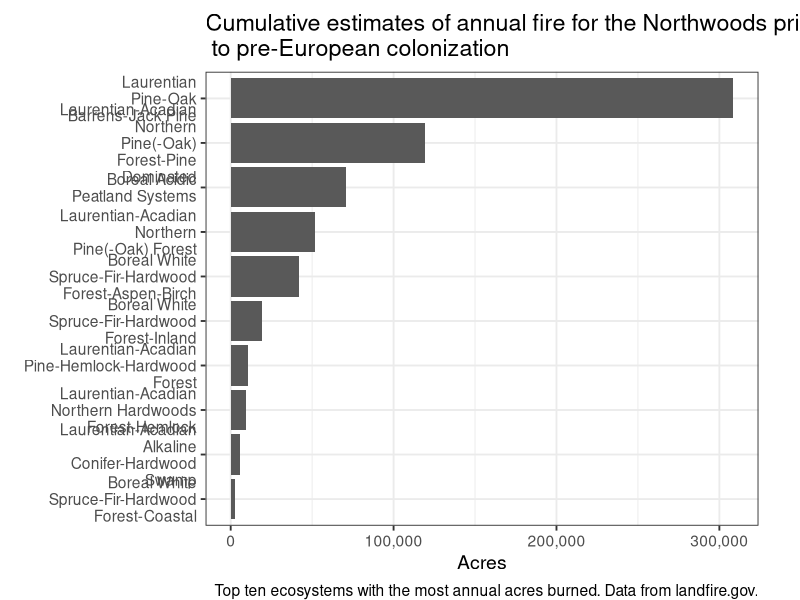

The R source for this figure:
## ---- chunk 1
#| message: false
#| warning: false
#| echo: false
#| fig.height: 10
#| fig.width: 10


# Set up ----


library(knitr)
library(kableExtra)

library(scales)
library(tidyverse)

options(scipen = 999)

bps_data <- read_csv("inputs/bps_nwds.csv")

# Wrangle data ----

exclude_types <- c("Fill-Not Mapped", 
                   "Barren-Rock/Sand/Clay", 
                   "Great Lakes Coastal Marsh Systems", 
                   "Open Water")

bps_data <- bps_data |>
  filter(!BPS_NAME %in% exclude_types) 


annual_fire <- bps_data |>
  mutate(across(everything(), ~replace(., . == -9999, 0))) |>
  mutate(Annual_Fire_Acres = (1 / FRI_ALLFIR) * ACRES) |>
  group_by(BPS_NAME) |>
  summarise(
    mean_FRI_REPLAC = round(mean(FRI_REPLAC, na.rm = TRUE)),
    mean_FRI_MIXED = round(mean(FRI_MIXED, na.rm = TRUE)),
    mean_FRI_SURFAC = round(mean(FRI_SURFAC, na.rm = TRUE)),
    Total_Annual_Fire_Acres = round(sum(Annual_Fire_Acres, na.rm = TRUE)),
    Total_Acres = round(sum(ACRES, na.rm = TRUE))) |>
  rename(
    Mean_Replacement_FRI = mean_FRI_REPLAC,
    Mean_Mixed_FRI = mean_FRI_MIXED,
    Mean_Surface_FRI = mean_FRI_SURFAC)|>
  arrange(desc(Total_Acres)) 


annual_fire_top_10 <- annual_fire |>
  top_n(n = 10, wt = Total_Acres) |>
  arrange(desc(Total_Acres)) 

# Make chart ----
annual_fire_chart <- 
  ggplot(data = annual_fire_top_10, 
                aes(x = reorder(BPS_NAME, Total_Annual_Fire_Acres), 
                y = Total_Annual_Fire_Acres)) +
  geom_bar(stat = "identity") +
  labs(
    title = "Cumulative estimates of annual fire for the Northwoods prior \n to pre-European colonization",
    caption = "Top ten ecosystems with the most annual acres burned. Data from landfire.gov.",
    x = "",
    y = "Acres") +
  scale_x_discrete(labels = function(x) str_wrap(x, width = 18)) +
  scale_y_continuous(name = 'Acres', labels = comma) +
  coord_flip() +
  theme_bw(base_size = 14) +
  theme(plot.margin = margin(10, 30, 0, 0))

annual_fire_chart


## ---- chunk 2
#| label: bps data table
#| echo: false
#| message: false
#| warning: false


# Format numbers with commas
annual_fire_formatted <- annual_fire %>%
  mutate(across(where(is.numeric), ~comma(.)))

# Wrap column names at underscores
colnames(annual_fire_formatted) <- gsub("_", "<br>", colnames(annual_fire_formatted))

# Create the table
kable(annual_fire_formatted, format = "html", escape = FALSE) %>%
  kable_styling(full_width = FALSE, bootstrap_options = c("striped", "hover", "condensed")) %>%
  scroll_box(width = "100%", height = "500px") %>%
  column_spec(1, width = "30em") # Wrap long BPS_NAME column
